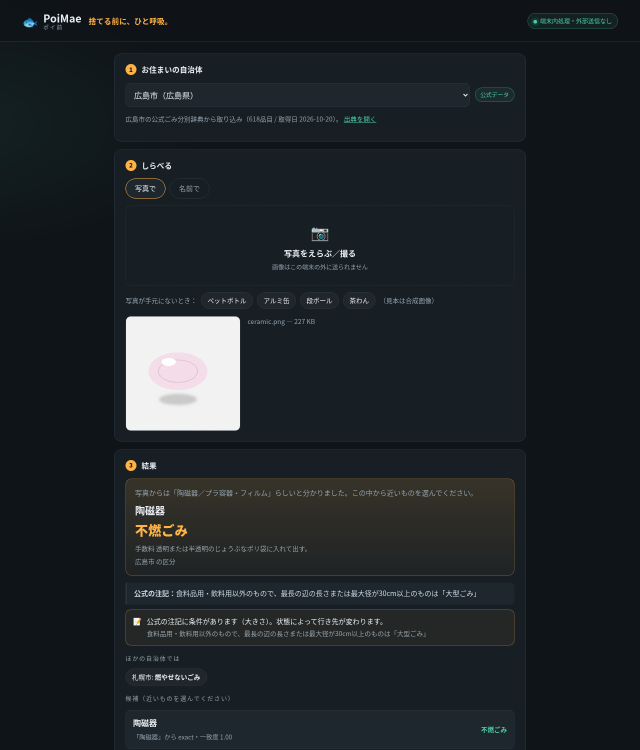
#> input picture evidence/shots/02-photo-ceramic.png, 1280 x 1500 px (shown at 1/2 size)
$ python -i features.py   (imports and definitions only)   (older library calls are emulated)
#> lines starting #> are read from the running program, lines starting #| are printed output that depends on the picture; after the words box and inside, x2 and y2 are one past the last pixel; in counts of white or black regions, pixels touching at a corner belong together
"""Local image analysis: decode a photo, describe the object in it with OpenCV.

Nothing leaves the process.  There is no cache directory, no temp file and no
network call anywhere below this line - `tests/test_privacy.py` asserts that
these modules never import a networking library, which is the weakest honest
form of that guarantee available without a sandbox.

Two design decisions were forced by measurement rather than taste:

1. **Measure the object, not the tablecloth.**  A photo is mostly background.
   The first version averaged colour and brightness over the whole frame, so a
   white table made every object look white and "glossy" (the background is
   bright and unsaturated, which is exactly the specular test).  Every colour
   and texture statistic below is computed over the foreground mask only, and
   the shape features come from the object's own bounding box.

2. **The mask polarity has to be decided, not assumed.**  Otsu splits the frame
   in two but does not say which half is the subject.  The border of a photo is
   background by construction, so its polarity decides.  Without this the
   largest "blob" is the whole frame and solidity/extent/foreground are all 1.0.

The features are deliberately low-level (colour, light, texture, shape).  We do
not have a labelled photo corpus, so we do not pretend to run a deep classifier:
the numbers here feed an explainable rule table in `classifier.py`, and the
results are shown to the user as *candidates to confirm*, never as a verdict.
"""

from __future__ import annotations

from dataclasses import asdict, dataclass, field

import cv2
import numpy as np

#: Working resolution.  A phone photo is 4000px wide and carries nothing extra
#: for these statistics, while the resize costs ~2ms instead of ~200ms.
WORK_SIZE = 320

#: Below this share of the frame, the "foreground" is not a subject we can
#: describe; the statistics fall back to the whole frame and a note says so.
MIN_OBJECT_RATIO = 0.015


class ImageError(ValueError):
    """The bytes were not a decodable image."""


@dataclass
class Features:
    width: int
    height: int
    aspect: float              # object bounding box width / height
    value_mean: float          # HSV V over the object, 0..1
    saturation_mean: float     # HSV S over the object, 0..1
    hue_median: float          # OpenCV H over the object, 0..180
    colorfulness: float        # std of Lab a/b over the object
    texture: float             # Laplacian variance over the object / 1000
    edge_density: float        # Canny edge pixels / object area
    specular_ratio: float      # highlight: much brighter than the object's median
    dark_ratio: float          # V <= 0.18, over the object
    band_contrast: float       # std of row brightness inside the object box
    solidity: float            # object area / convex hull area
    extent: float              # object area / bounding box area
    foreground_ratio: float    # object area / image area
    flat_background: bool      # is the border a single colour? (studio shot)
    object_found: bool         # did segmentation find a subject at all
    notes: list[str] = field(default_factory=list)

    def as_dict(self) -> dict:
        return asdict(self)


@dataclass
class _Segment:
    mask: np.ndarray           # uint8 0/255, filled object
    area: float
    solidity: float
    extent: float
    ratio: float
    box: tuple[int, int, int, int]   # x, y, w, h


def _segment(gray: np.ndarray) -> _Segment:
    """Otsu-threshold the frame, decide polarity from the border, keep the blob."""
    blurred = cv2.GaussianBlur(gray, (5, 5), 0)
    _, mask = cv2.threshold(blurred, 0, 255, cv2.THRESH_BINARY + cv2.THRESH_OTSU)
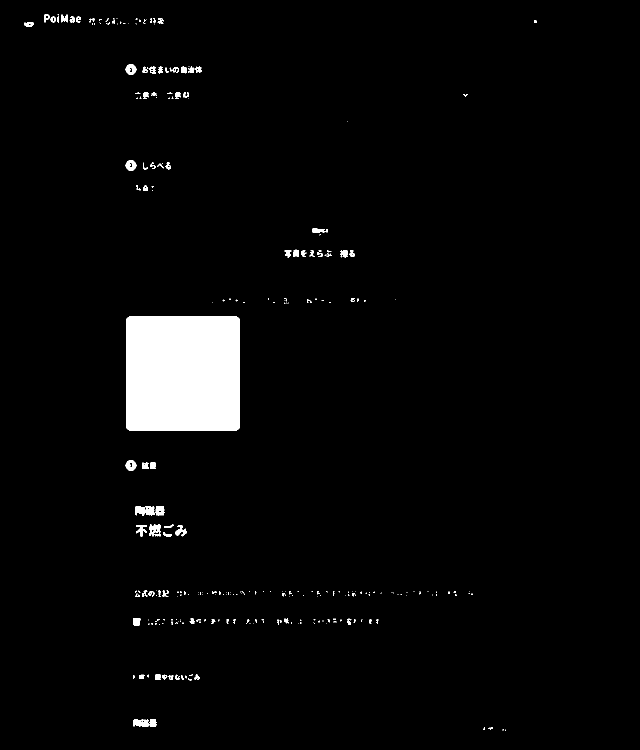
#> mask: shape (1500, 1280) (shown at 1/2 size); 3.2% white; 280 white regions (196 under 20 px)

    border = np.concatenate([mask[0, :], mask[-1, :], mask[:, 0], mask[:, -1]])
#> border = 5560 values from 0 to 0
    if float((border > 0).mean()) > 0.5:
        mask = cv2.bitwise_not(mask)

    contours, _ = cv2.findContours(mask, cv2.RETR_EXTERNAL, cv2.CHAIN_APPROX_SIMPLE)
#> contours = 280 contours, 216 with area under 20; largest, box (x1, y1, x2, y2) and area: (252, 633, 480, 861) 51471, (271, 1012, 309, 1031) 507, (298, 1048, 322, 1073) 368, (251, 920, 273, 942) 328, (251, 320, 273, 342) 328
    empty = np.zeros_like(gray)
    if not contours:
        return _Segment(empty, 0.0, 0.0, 0.0, 0.0, (0, 0, gray.shape[1], gray.shape[0]))

    biggest = max(contours, key=cv2.contourArea)
#> biggest = contour of 24 points, box (x1, y1, x2, y2) (252, 633, 480, 861), area 51471
    area = float(cv2.contourArea(biggest))
#> area = 51471
    if area <= 0:
        return _Segment(empty, 0.0, 0.0, 0.0, 0.0, (0, 0, gray.shape[1], gray.shape[0]))

    filled = np.zeros_like(gray)
    cv2.drawContours(filled, [biggest], -1, 255, thickness=cv2.FILLED)
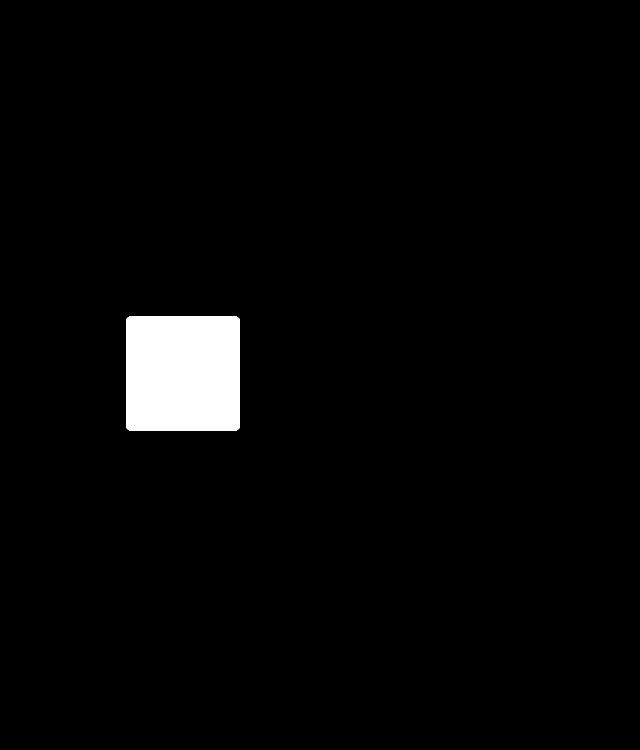
#> filled: shape (1500, 1280) (shown at 1/2 size); 2.7% white; 1 white region, box (x1, y1, x2, y2) and area: (252, 633, 480, 861) 51916

    hull_area = float(cv2.contourArea(cv2.convexHull(biggest))) or 1.0
#> hull_area = 51475
    x, y, w, h = cv2.boundingRect(biggest)
#> x = 252; y = 633; w = 228; h = 228
    box_area = float(w * h) or 1.0
#> box_area = 51984
    return _Segment(
        mask=filled,
        area=area,
        solidity=area / hull_area,
        extent=area / box_area,
        ratio=area / float(gray.size),
        box=(x, y, w, h),
    )


def _masked_mean(values: np.ndarray, mask: np.ndarray, fallback: float = 0.0) -> float:
    selected = values[mask]
    return float(selected.mean()) if selected.size else fallback


# [114 lines left out: function analyze, not called in this run]

>>> import cv2
>>> picture = cv2.imread('../../evidence/shots/02-photo-ceramic.png', cv2.IMREAD_GRAYSCALE)
>>> result = _segment(picture)
